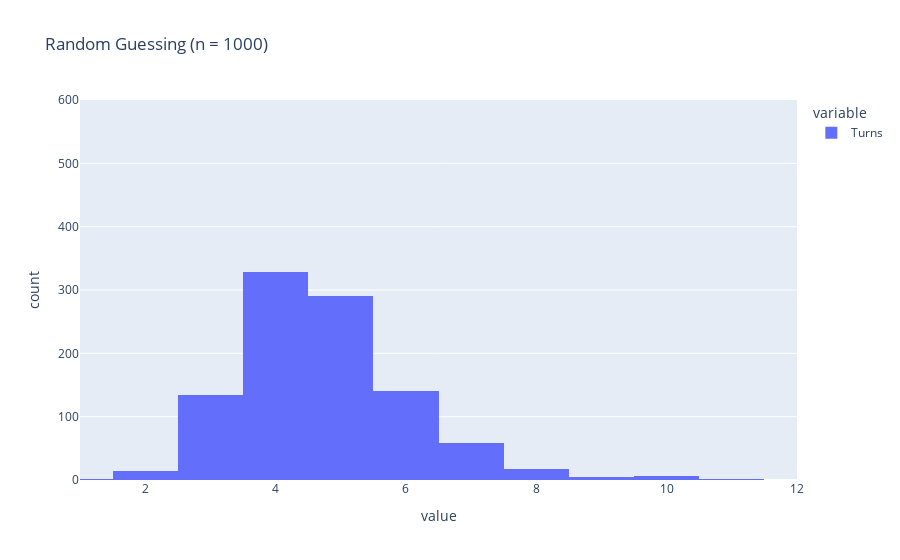

Notebook code for this chart:
### Code cell
px.histogram(full_random, title="Random Guessing (n = %d)" % (n), nbins=12, range_x=(1,12), range_y=[0,600])

### Figure 1 — Plotly figure (JSON) as saved in the notebook; plotly's stock layout.template omitted (floating-point values rounded to 4 significant figures; data arrays with more than 128 entries replaced by an {"elided": "..."} marker saying what was removed)
{"data": [{"alignmentgroup": "True", "bingroup": "x", "hovertemplate": "variable=Turns<br>value=%{x}<br>count=%{y}<extra></extra>", "legendgroup": "Turns", "marker": {"color": "#636efa", "pattern": {"shape": ""}}, "name": "Turns", "nbinsx": 12, "offsetgroup": "Turns", "orientation": "v", "showlegend": true, "type": "histogram", "x": {"elided": "1000 int values"}, "xaxis": "x", "yaxis": "y"}], "layout": {"barmode": "relative", "legend": {"title": {"text": "variable"}, "tracegroupgap": 0}, "title": {"text": "Random Guessing (n = 1000)"}, "xaxis": {"anchor": "y", "domain": [0, 1], "range": [1, 12], "title": {"text": "value"}}, "yaxis": {"anchor": "x", "domain": [0, 1], "range": [0, 600], "title": {"text": "count"}}}}
